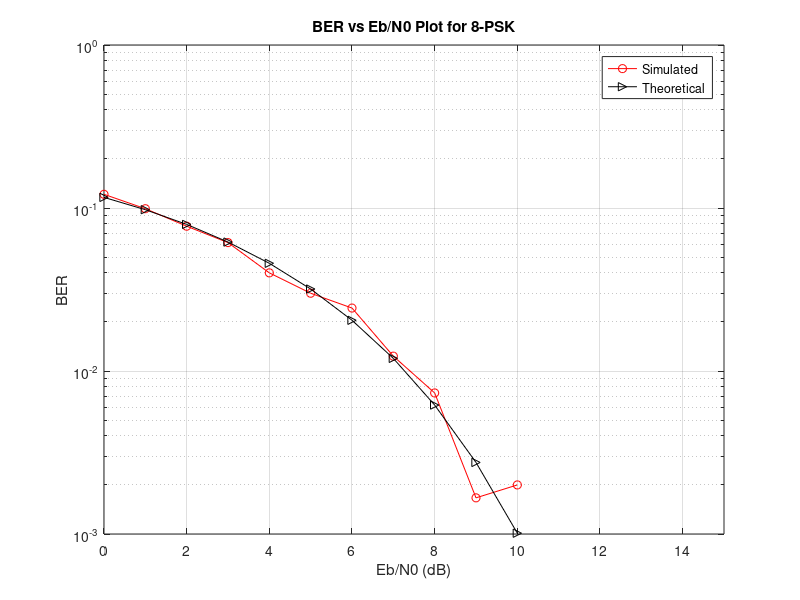

This figure's MATLAB source:
% Write a program to plot Practical and Theoretical BER vs SNR graph of received 8-PSK signal in the presence of AWGN for ML receiver.

clc;
clear all;
close all;
pkg load communications

N = 3000;  % Number of bits to be transmitted using *-PSK
           % Too large value may slow down the program
x = randi([0,1],1,N); % Random input bits generation
M = 8;     % Number of Symbols in 8-PSK

% Symbol Generation
yy = [];
for i=1:3:length(x)
  if x(i)==0 && x(i+1)==0 & x(i+2)==0
    y = cosd(0)+1j*sind(0);
  elseif x(i)==0 && x(i+1)==0 & x(i+2)==1
    y = cosd(45)+1j*sind(45);
  elseif x(i)==0 && x(i+1)==1 & x(i+2)==1
    y = cosd(90)+1j*sind(90);
  elseif x(i)==0 && x(i+1)==1 & x(i+2)==0
    y = cosd(135)+1j*sind(135);
  elseif x(i)==1 && x(i+1)==1 & x(i+2)==0
    y = cosd(180)+1j*sind(180);
  elseif x(i)==1 && x(i+1)==1 & x(i+2)==1
    y = cosd(225)+1j*sind(225);
  elseif x(i)==1 && x(i+1)==0 & x(i+2)==1
    y = cosd(270)+1j*sind(270);
  elseif x(i)==1 && x(i+1)==0 & x(i+2)==0
    y = cosd(315)+1j*sind(315);
  endif
% Transmitted Symbols
yy = [yy y];
endfor

% Detection based on euclidean distance
ber_simulated = [];
ber_theoretical = [];
ref_symbols = [cosd(0)+1j*sind(0), cosd(45)+1j*sind(45), cosd(90)+1j*sind(90), cosd(135)+1j*sind(135), cosd(180)+1j*sind(180) cosd(225)+1j*sind(225) cosd(270)+1j*sind(270) cosd(315)+1j*sind(315)];
for EbN0db = 0:15
EbN0 = 10^(EbN0db/10);
n = (1/sqrt(2))*[randn(1,length(yy)) + 1j*randn(1,length(yy))];
sigma = sqrt(1/((log2(M))*EbN0)); % Symbol energy is normalized to Unity
r = yy + sigma*n;

% Calculation of Euclidian Distances of received symbols from reference symobols
min_dist_index = [];
for i=1:length(r)
  Dist = [];
  for k=1:length(ref_symbols)
  dist = sqrt((real(r(i))-real(ref_symbols(k)))^2 + (imag(r(i))-imag(ref_symbols(k)))^2);
  Dist = [Dist dist];
  endfor
  min_dist_index = [min_dist_index find(Dist==min(Dist))];
endfor

% Estimation of Bits
x_estimated = [];
for i=1:length(r)
  if ref_symbols(min_dist_index(i))== cosd(0)+1j*sind(0);
    x_estimated = [x_estimated 0 0 0];
  elseif ref_symbols(min_dist_index(i))== cosd(45)+1j*sind(45);
    x_estimated = [x_estimated 0 0 1];
  elseif ref_symbols(min_dist_index(i))== cosd(90)+1j*sind(90);
    x_estimated = [x_estimated 0 1 1];
  elseif ref_symbols(min_dist_index(i))== cosd(135)+1j*sind(135);
    x_estimated = [x_estimated 0 1 0];
  elseif ref_symbols(min_dist_index(i))== cosd(180)+1j*sind(180);
    x_estimated = [x_estimated 1 1 0];
  elseif ref_symbols(min_dist_index(i))== cosd(225)+1j*sind(225);
    x_estimated = [x_estimated 1 1 1];
  elseif ref_symbols(min_dist_index(i))== cosd(270)+1j*sind(270);
    x_estimated = [x_estimated 1 0 1];
  elseif ref_symbols(min_dist_index(i))== cosd(315)+1j*sind(315);
    x_estimated = [x_estimated 1 0 0];
  endif
endfor

% BER Computation
ber_simulated =[ber_simulated sum(x~=x_estimated)/N];
ber_theoretical = [ber_theoretical (1/log2(M))*erfc(sqrt(3*EbN0)*sind(180/M))];
endfor
EbN0db = 0:15;

% BER Plotting
semilogy(EbN0db, ber_simulated, 'ro-', EbN0db, ber_theoretical, 'k>-');
title('BER vs Eb/N0 Plot for 8-PSK');
xlabel('Eb/N0 (dB)');
ylabel('BER');
grid on;
legend('Simulated', 'Theoretical');
axis([0 15 10^-3 10^0]);

